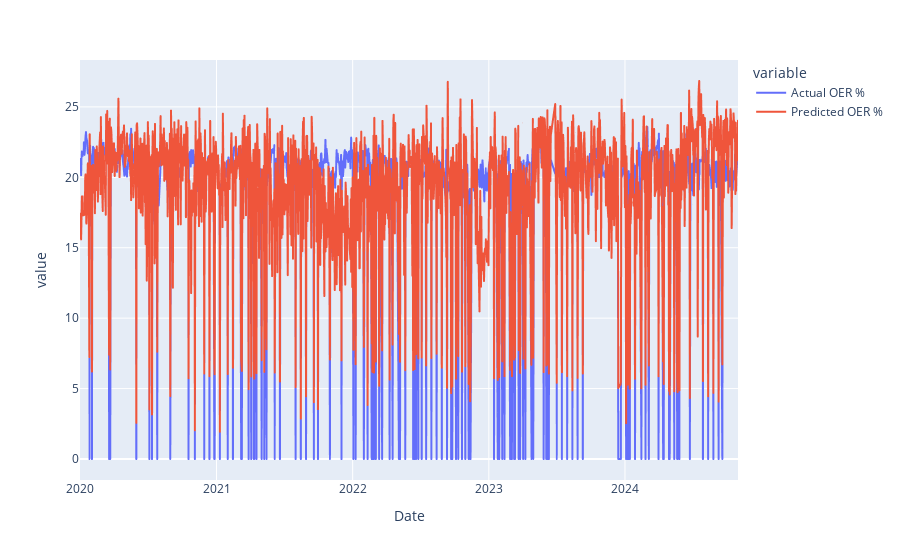

Write notebook code for a chart like this one.
### Code cell
ridge_trained = train_model(ridge, X_train, y_train, X_test, y_test, X, y)

### Figure 1 — Plotly figure (JSON) as saved in the notebook; plotly's stock layout.template omitted (floating-point values rounded to 4 significant figures; data arrays with more than 128 entries replaced by an {"elided": "..."} marker saying what was removed)
{"data": [{"hovertemplate": "variable=Actual OER %<br>Date=%{x}<br>value=%{y}<extra></extra>", "legendgroup": "Actual OER %", "line": {"color": "#636efa", "dash": "solid"}, "marker": {"symbol": "circle"}, "mode": "lines", "name": "Actual OER %", "showlegend": true, "type": "scattergl", "x": {"elided": "1546 str values"}, "xaxis": "x", "y": {"elided": "1546 float values"}, "yaxis": "y"}, {"hovertemplate": "variable=Predicted OER %<br>Date=%{x}<br>value=%{y}<extra></extra>", "legendgroup": "Predicted OER %", "line": {"color": "#EF553B", "dash": "solid"}, "marker": {"symbol": "circle"}, "mode": "lines", "name": "Predicted OER %", "showlegend": true, "type": "scattergl", "x": {"elided": "1546 str values"}, "xaxis": "x", "y": {"elided": "1546 float values"}, "yaxis": "y"}], "layout": {"legend": {"title": {"text": "variable"}, "tracegroupgap": 0}, "margin": {"t": 60}, "xaxis": {"anchor": "y", "domain": [0, 1], "title": {"text": "Date"}}, "yaxis": {"anchor": "x", "domain": [0, 1], "title": {"text": "value"}}}}
